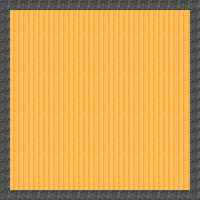

Below is a game level as drawn by its tile map, then a one-line description and the .tmx file that defines it, in full:
An orthogonal 20x20 tile map with 10x10 px tiles, 2 tile layers (Background, Walls).

<map version="1.0" orientation="orthogonal" renderorder="right-down" width="20" height="20" tilewidth="10" tileheight="10" nextobjectid="79">
 <tileset firstgid="1" name="tileset" tilewidth="10" tileheight="10" tilecount="2" columns="2">
  <image source="tileset.png" width="20" height="10" />
  <tile id="0">
   <properties>
    <property name="name" value="wood" />
   </properties>
  </tile>
  <tile id="1">
   <properties>
    <property name="name" value="block" />
   </properties>
  </tile>
 </tileset>
 <layer name="Background" width="20" height="20">
  <data encoding="csv">
1,1,1,1,1,1,1,1,1,1,1,1,1,1,1,1,1,1,1,1,
1,1,1,1,1,1,1,1,1,1,1,1,1,1,1,1,1,1,1,1,
1,1,1,1,1,1,1,1,1,1,1,1,1,1,1,1,1,1,1,1,
1,1,1,1,1,1,1,1,1,1,1,1,1,1,1,1,1,1,1,1,
1,1,1,1,1,1,1,1,1,1,1,1,1,1,1,1,1,1,1,1,
1,1,1,1,1,1,1,1,1,1,1,1,1,1,1,1,1,1,1,1,
1,1,1,1,1,1,1,1,1,1,1,1,1,1,1,1,1,1,1,1,
1,1,1,1,1,1,1,1,1,1,1,1,1,1,1,1,1,1,1,1,
1,1,1,1,1,1,1,1,1,1,1,1,1,1,1,1,1,1,1,1,
1,1,1,1,1,1,1,1,1,1,1,1,1,1,1,1,1,1,1,1,
1,1,1,1,1,1,1,1,1,1,1,1,1,1,1,1,1,1,1,1,
1,1,1,1,1,1,1,1,1,1,1,1,1,1,1,1,1,1,1,1,
1,1,1,1,1,1,1,1,1,1,1,1,1,1,1,1,1,1,1,1,
1,1,1,1,1,1,1,1,1,1,1,1,1,1,1,1,1,1,1,1,
1,1,1,1,1,1,1,1,1,1,1,1,1,1,1,1,1,1,1,1,
1,1,1,1,1,1,1,1,1,1,1,1,1,1,1,1,1,1,1,1,
1,1,1,1,1,1,1,1,1,1,1,1,1,1,1,1,1,1,1,1,
1,1,1,1,1,1,1,1,1,1,1,1,1,1,1,1,1,1,1,1,
1,1,1,1,1,1,1,1,1,1,1,1,1,1,1,1,1,1,1,1,
1,1,1,1,1,1,1,1,1,1,1,1,1,1,1,1,1,1,1,1
</data>
 </layer>
 <objectgroup name="blocks" />
 <objectgroup name="entities" />
 <layer name="Walls" width="20" height="20">
  <data encoding="csv">
2,2,2,2,2,2,2,2,2,2,2,2,2,2,2,2,2,2,2,2,
2,0,0,0,0,0,0,0,0,0,0,0,0,0,0,0,0,0,0,2,
2,0,0,0,0,0,0,0,0,0,0,0,0,0,0,0,0,0,0,2,
2,0,0,0,0,0,0,0,0,0,0,0,0,0,0,0,0,0,0,2,
2,0,0,0,0,0,0,0,0,0,0,0,0,0,0,0,0,0,0,2,
2,0,0,0,0,0,0,0,0,0,0,0,0,0,0,0,0,0,0,2,
2,0,0,0,0,0,0,0,0,0,0,0,0,0,0,0,0,0,0,2,
2,0,0,0,0,0,0,0,0,0,0,0,0,0,0,0,0,0,0,2,
2,0,0,0,0,0,0,0,0,1,1,0,0,0,0,0,0,0,0,2,
2,0,0,0,0,0,0,0,1,1,1,1,0,0,0,0,0,0,0,2,
2,0,0,0,0,0,0,1,1,1,1,1,0,0,0,0,0,0,0,2,
2,0,0,0,0,0,0,1,1,1,1,1,0,0,0,0,0,0,0,2,
2,0,0,0,0,0,0,1,1,1,1,1,0,0,1,0,0,0,0,2,
2,0,0,0,0,0,0,0,1,1,1,0,1,0,0,0,0,0,0,2,
2,0,0,0,0,0,0,0,0,0,0,0,0,0,0,0,0,0,0,2,
2,0,0,0,0,0,0,0,0,0,0,0,0,0,0,0,0,0,0,2,
2,0,0,0,0,0,0,0,0,0,0,0,0,0,0,0,0,0,0,2,
2,0,0,0,0,0,0,0,0,0,0,0,0,0,0,0,0,0,0,2,
2,0,0,0,0,0,0,0,0,0,0,0,0,0,0,0,0,0,0,2,
2,2,2,2,2,2,2,2,2,2,2,2,2,2,2,2,2,2,2,2
</data>
 </layer>
</map>